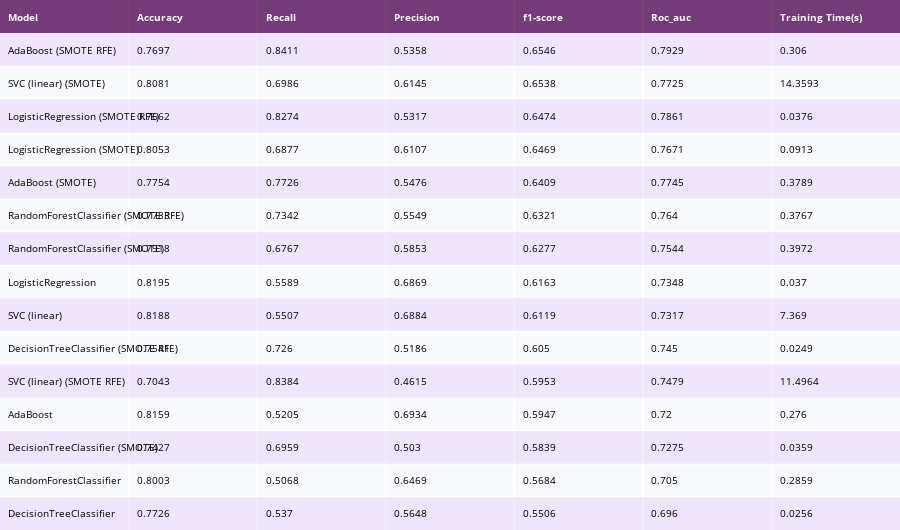

Notebook code for this chart:
### Code cell
sorted_df = performances_df.sort_values(by=['f1-score'], ascending=False)
colorscale = [[0, '#4d004c'],[.5, '#f2e5ff'],[1, '#ffffff']]

sorted_df.to_csv("models/performance.csv", float_format='%.3f')

table = ff.create_table(np.round(sorted_df, 4), colorscale=colorscale)
table.layout.font.size = 10
# for i in range(len(table.layout.annotations)):
#     if i == 0:
#         table.layout.annotations[i].font.size = 10
#     else:
#         table.layout.annotations[i].align = 'left'
plotly_py.iplot(table)

### Figure 1 — Plotly figure (JSON) as saved in the notebook; plotly's stock layout.template omitted (floating-point values rounded to 4 significant figures)
{"data": [{"colorscale": [[0, "#4d004c"], [0.5, "#f2e5ff"], [1, "#ffffff"]], "hoverinfo": "none", "opacity": 0.75, "showscale": false, "type": "heatmap", "z": [[0, 0, 0, 0, 0, 0, 0], [0.5, 0.5, 0.5, 0.5, 0.5, 0.5, 0.5], [1, 1, 1, 1, 1, 1, 1], [0.5, 0.5, 0.5, 0.5, 0.5, 0.5, 0.5], [1, 1, 1, 1, 1, 1, 1], [0.5, 0.5, 0.5, 0.5, 0.5, 0.5, 0.5], [1, 1, 1, 1, 1, 1, 1], [0.5, 0.5, 0.5, 0.5, 0.5, 0.5, 0.5], [1, 1, 1, 1, 1, 1, 1], [0.5, 0.5, 0.5, 0.5, 0.5, 0.5, 0.5], [1, 1, 1, 1, 1, 1, 1], [0.5, 0.5, 0.5, 0.5, 0.5, 0.5, 0.5], [1, 1, 1, 1, 1, 1, 1], [0.5, 0.5, 0.5, 0.5, 0.5, 0.5, 0.5], [1, 1, 1, 1, 1, 1, 1], [0.5, 0.5, 0.5, 0.5, 0.5, 0.5, 0.5]]}], "layout": {"annotations": [{"align": "left", "font": {"color": "#ffffff"}, "showarrow": false, "text": "<b>Model</b>", "x": -0.45, "xanchor": "left", "xref": "x", "y": 0, "yref": "y"}, {"align": "left", "font": {"color": "#ffffff"}, "showarrow": false, "text": "<b>Accuracy</b>", "x": 0.55, "xanchor": "left", "xref": "x", "y": 0, "yref": "y"}, {"align": "left", "font": {"color": "#ffffff"}, "showarrow": false, "text": "<b>Recall</b>", "x": 1.55, "xanchor": "left", "xref": "x", "y": 0, "yref": "y"}, {"align": "left", "font": {"color": "#ffffff"}, "showarrow": false, "text": "<b>Precision</b>", "x": 2.55, "xanchor": "left", "xref": "x", "y": 0, "yref": "y"}, {"align": "left", "font": {"color": "#ffffff"}, "showarrow": false, "text": "<b>f1-score</b>", "x": 3.55, "xanchor": "left", "xref": "x", "y": 0, "yref": "y"}, {"align": "left", "font": {"color": "#ffffff"}, "showarrow": false, "text": "<b>Roc_auc</b>", "x": 4.55, "xanchor": "left", "xref": "x", "y": 0, "yref": "y"}, {"align": "left", "font": {"color": "#ffffff"}, "showarrow": false, "text": "<b>Training Time(s)</b>", "x": 5.55, "xanchor": "left", "xref": "x", "y": 0, "yref": "y"}, {"align": "left", "font": {"color": "#000000"}, "showarrow": false, "text": "AdaBoost (SMOTE RFE)", "x": -0.45, "xanchor": "left", "xref": "x", "y": 1, "yref": "y"}, {"align": "left", "font": {"color": "#000000"}, "showarrow": false, "text": "0.7697", "x": 0.55, "xanchor": "left", "xref": "x", "y": 1, "yref": "y"}, {"align": "left", "font": {"color": "#000000"}, "showarrow": false, "text": "0.8411", "x": 1.55, "xanchor": "left", "xref": "x", "y": 1, "yref": "y"}, {"align": "left", "font": {"color": "#000000"}, "showarrow": false, "text": "0.5358", "x": 2.55, "xanchor": "left", "xref": "x", "y": 1, "yref": "y"}, {"align": "left", "font": {"color": "#000000"}, "showarrow": false, "text": "0.6546", "x": 3.55, "xanchor": "left", "xref": "x", "y": 1, "yref": "y"}, {"align": "left", "font": {"color": "#000000"}, "showarrow": false, "text": "0.7929", "x": 4.55, "xanchor": "left", "xref": "x", "y": 1, "yref": "y"}, {"align": "left", "font": {"color": "#000000"}, "showarrow": false, "text": "0.306", "x": 5.55, "xanchor": "left", "xref": "x", "y": 1, "yref": "y"}, {"align": "left", "font": {"color": "#000000"}, "showarrow": false, "text": "SVC (linear) (SMOTE)", "x": -0.45, "xanchor": "left", "xref": "x", "y": 2, "yref": "y"}, {"align": "left", "font": {"color": "#000000"}, "showarrow": false, "text": "0.8081", "x": 0.55, "xanchor": "left", "xref": "x", "y": 2, "yref": "y"}, {"align": "left", "font": {"color": "#000000"}, "showarrow": false, "text": "0.6986", "x": 1.55, "xanchor": "left", "xref": "x", "y": 2, "yref": "y"}, {"align": "left", "font": {"color": "#000000"}, "showarrow": false, "text": "0.6145", "x": 2.55, "xanchor": "left", "xref": "x", "y": 2, "yref": "y"}, {"align": "left", "font": {"color": "#000000"}, "showarrow": false, "text": "0.6538", "x": 3.55, "xanchor": "left", "xref": "x", "y": 2, "yref": "y"}, {"align": "left", "font": {"color": "#000000"}, "showarrow": false, "text": "0.7725", "x": 4.55, "xanchor": "left", "xref": "x", "y": 2, "yref": "y"}, {"align": "left", "font": {"color": "#000000"}, "showarrow": false, "text": "14.3593", "x": 5.55, "xanchor": "left", "xref": "x", "y": 2, "yref": "y"}, {"align": "left", "font": {"color": "#000000"}, "showarrow": false, "text": "LogisticRegression (SMOTE RFE)", "x": -0.45, "xanchor": "left", "xref": "x", "y": 3, "yref": "y"}, {"align": "left", "font": {"color": "#000000"}, "showarrow": false, "text": "0.7662", "x": 0.55, "xanchor": "left", "xref": "x", "y": 3, "yref": "y"}, {"align": "left", "font": {"color": "#000000"}, "showarrow": false, "text": "0.8274", "x": 1.55, "xanchor": "left", "xref": "x", "y": 3, "yref": "y"}, {"align": "left", "font": {"color": "#000000"}, "showarrow": false, "text": "0.5317", "x": 2.55, "xanchor": "left", "xref": "x", "y": 3, "yref": "y"}, {"align": "left", "font": {"color": "#000000"}, "showarrow": false, "text": "0.6474", "x": 3.55, "xanchor": "left", "xref": "x", "y": 3, "yref": "y"}, {"align": "left", "font": {"color": "#000000"}, "showarrow": false, "text": "0.7861", "x": 4.55, "xanchor": "left", "xref": "x", "y": 3, "yref": "y"}, {"align": "left", "font": {"color": "#000000"}, "showarrow": false, "text": "0.0376", "x": 5.55, "xanchor": "left", "xref": "x", "y": 3, "yref": "y"}, {"align": "left", "font": {"color": "#000000"}, "showarrow": false, "text": "LogisticRegression (SMOTE)", "x": -0.45, "xanchor": "left", "xref": "x", "y": 4, "yref": "y"}, {"align": "left", "font": {"color": "#000000"}, "showarrow": false, "text": "0.8053", "x": 0.55, "xanchor": "left", "xref": "x", "y": 4, "yref": "y"}, {"align": "left", "font": {"color": "#000000"}, "showarrow": false, "text": "0.6877", "x": 1.55, "xanchor": "left", "xref": "x", "y": 4, "yref": "y"}, {"align": "left", "font": {"color": "#000000"}, "showarrow": false, "text": "0.6107", "x": 2.55, "xanchor": "left", "xref": "x", "y": 4, "yref": "y"}, {"align": "left", "font": {"color": "#000000"}, "showarrow": false, "text": "0.6469", "x": 3.55, "xanchor": "left", "xref": "x", "y": 4, "yref": "y"}, {"align": "left", "font": {"color": "#000000"}, "showarrow": false, "text": "0.7671", "x": 4.55, "xanchor": "left", "xref": "x", "y": 4, "yref": "y"}, {"align": "left", "font": {"color": "#000000"}, "showarrow": false, "text": "0.0913", "x": 5.55, "xanchor": "left", "xref": "x", "y": 4, "yref": "y"}, {"align": "left", "font": {"color": "#000000"}, "showarrow": false, "text": "AdaBoost (SMOTE)", "x": -0.45, "xanchor": "left", "xref": "x", "y": 5, "yref": "y"}, {"align": "left", "font": {"color": "#000000"}, "showarrow": false, "text": "0.7754", "x": 0.55, "xanchor": "left", "xref": "x", "y": 5, "yref": "y"}, {"align": "left", "font": {"color": "#000000"}, "showarrow": false, "text": "0.7726", "x": 1.55, "xanchor": "left", "xref": "x", "y": 5, "yref": "y"}, {"align": "left", "font": {"color": "#000000"}, "showarrow": false, "text": "0.5476", "x": 2.55, "xanchor": "left", "xref": "x", "y": 5, "yref": "y"}, {"align": "left", "font": {"color": "#000000"}, "showarrow": false, "text": "0.6409", "x": 3.55, "xanchor": "left", "xref": "x", "y": 5, "yref": "y"}, {"align": "left", "font": {"color": "#000000"}, "showarrow": false, "text": "0.7745", "x": 4.55, "xanchor": "left", "xref": "x", "y": 5, "yref": "y"}, {"align": "left", "font": {"color": "#000000"}, "showarrow": false, "text": "0.3789", "x": 5.55, "xanchor": "left", "xref": "x", "y": 5, "yref": "y"}, {"align": "left", "font": {"color": "#000000"}, "showarrow": false, "text": "RandomForestClassifier (SMOTE RFE)", "x": -0.45, "xanchor": "left", "xref": "x", "y": 6, "yref": "y"}, {"align": "left", "font": {"color": "#000000"}, "showarrow": false, "text": "0.7783", "x": 0.55, "xanchor": "left", "xref": "x", "y": 6, "yref": "y"}, {"align": "left", "font": {"color": "#000000"}, "showarrow": false, "text": "0.7342", "x": 1.55, "xanchor": "left", "xref": "x", "y": 6, "yref": "y"}, {"align": "left", "font": {"color": "#000000"}, "showarrow": false, "text": "0.5549", "x": 2.55, "xanchor": "left", "xref": "x", "y": 6, "yref": "y"}, {"align": "left", "font": {"color": "#000000"}, "showarrow": false, "text": "0.6321", "x": 3.55, "xanchor": "left", "xref": "x", "y": 6, "yref": "y"}, {"align": "left", "font": {"color": "#000000"}, "showarrow": false, "text": "0.764", "x": 4.55, "xanchor": "left", "xref": "x", "y": 6, "yref": "y"}, {"align": "left", "font": {"color": "#000000"}, "showarrow": false, "text": "0.3767", "x": 5.55, "xanchor": "left", "xref": "x", "y": 6, "yref": "y"}, {"align": "left", "font": {"color": "#000000"}, "showarrow": false, "text": "RandomForestClassifier (SMOTE)", "x": -0.45, "xanchor": "left", "xref": "x", "y": 7, "yref": "y"}, {"align": "left", "font": {"color": "#000000"}, "showarrow": false, "text": "0.7918", "x": 0.55, "xanchor": "left", "xref": "x", "y": 7, "yref": "y"}, {"align": "left", "font": {"color": "#000000"}, "showarrow": false, "text": "0.6767", "x": 1.55, "xanchor": "left", "xref": "x", "y": 7, "yref": "y"}, {"align": "left", "font": {"color": "#000000"}, "showarrow": false, "text": "0.5853", "x": 2.55, "xanchor": "left", "xref": "x", "y": 7, "yref": "y"}, {"align": "left", "font": {"color": "#000000"}, "showarrow": false, "text": "0.6277", "x": 3.55, "xanchor": "left", "xref": "x", "y": 7, "yref": "y"}, {"align": "left", "font": {"color": "#000000"}, "showarrow": false, "text": "0.7544", "x": 4.55, "xanchor": "left", "xref": "x", "y": 7, "yref": "y"}, {"align": "left", "font": {"color": "#000000"}, "showarrow": false, "text": "0.3972", "x": 5.55, "xanchor": "left", "xref": "x", "y": 7, "yref": "y"}, {"align": "left", "font": {"color": "#000000"}, "showarrow": false, "text": "LogisticRegression", "x": -0.45, "xanchor": "left", "xref": "x", "y": 8, "yref": "y"}, {"align": "left", "font": {"color": "#000000"}, "showarrow": false, "text": "0.8195", "x": 0.55, "xanchor": "left", "xref": "x", "y": 8, "yref": "y"}, {"align": "left", "font": {"color": "#000000"}, "showarrow": false, "text": "0.5589", "x": 1.55, "xanchor": "left", "xref": "x", "y": 8, "yref": "y"}, {"align": "left", "font": {"color": "#000000"}, "showarrow": false, "text": "0.6869", "x": 2.55, "xanchor": "left", "xref": "x", "y": 8, "yref": "y"}, {"align": "left", "font": {"color": "#000000"}, "showarrow": false, "text": "0.6163", "x": 3.55, "xanchor": "left", "xref": "x", "y": 8, "yref": "y"}, {"align": "left", "font": {"color": "#000000"}, "showarrow": false, "text": "0.7348", "x": 4.55, "xanchor": "left", "xref": "x", "y": 8, "yref": "y"}, {"align": "left", "font": {"color": "#000000"}, "showarrow": false, "text": "0.037", "x": 5.55, "xanchor": "left", "xref": "x", "y": 8, "yref": "y"}, {"align": "left", "font": {"color": "#000000"}, "showarrow": false, "text": "SVC (linear)", "x": -0.45, "xanchor": "left", "xref": "x", "y": 9, "yref": "y"}, {"align": "left", "font": {"color": "#000000"}, "showarrow": false, "text": "0.8188", "x": 0.55, "xanchor": "left", "xref": "x", "y": 9, "yref": "y"}, {"align": "left", "font": {"color": "#000000"}, "showarrow": false, "text": "0.5507", "x": 1.55, "xanchor": "left", "xref": "x", "y": 9, "yref": "y"}, {"align": "left", "font": {"color": "#000000"}, "showarrow": false, "text": "0.6884", "x": 2.55, "xanchor": "left", "xref": "x", "y": 9, "yref": "y"}, {"align": "left", "font": {"color": "#000000"}, "showarrow": false, "text": "0.6119", "x": 3.55, "xanchor": "left", "xref": "x", "y": 9, "yref": "y"}, {"align": "left", "font": {"color": "#000000"}, "showarrow": false, "text": "0.7317", "x": 4.55, "xanchor": "left", "xref": "x", "y": 9, "yref": "y"}, {"align": "left", "font": {"color": "#000000"}, "showarrow": false, "text": "7.369", "x": 5.55, "xanchor": "left", "xref": "x", "y": 9, "yref": "y"}, {"align": "left", "font": {"color": "#000000"}, "showarrow": false, "text": "DecisionTreeClassifier (SMOTE RFE)", "x": -0.45, "xanchor": "left", "xref": "x", "y": 10, "yref": "y"}, {"align": "left", "font": {"color": "#000000"}, "showarrow": false, "text": "0.7541", "x": 0.55, "xanchor": "left", "xref": "x", "y": 10, "yref": "y"}, {"align": "left", "font": {"color": "#000000"}, "showarrow": false, "text": "0.726", "x": 1.55, "xanchor": "left", "xref": "x", "y": 10, "yref": "y"}, {"align": "left", "font": {"color": "#000000"}, "showarrow": false, "text": "0.5186", "x": 2.55, "xanchor": "left", "xref": "x", "y": 10, "yref": "y"}, {"align": "left", "font": {"color": "#000000"}, "showarrow": false, "text": "0.605", "x": 3.55, "xanchor": "left", "xref": "x", "y": 10, "yref": "y"}, {"align": "left", "font": {"color": "#000000"}, "showarrow": false, "text": "0.745", "x": 4.55, "xanchor": "left", "xref": "x", "y": 10, "yref": "y"}, {"align": "left", "font": {"color": "#000000"}, "showarrow": false, "text": "0.0249", "x": 5.55, "xanchor": "left", "xref": "x", "y": 10, "yref": "y"}, {"align": "left", "font": {"color": "#000000"}, "showarrow": false, "text": "SVC (linear) (SMOTE RFE)", "x": -0.45, "xanchor": "left", "xref": "x", "y": 11, "yref": "y"}, {"align": "left", "font": {"color": "#000000"}, "showarrow": false, "text": "0.7043", "x": 0.55, "xanchor": "left", "xref": "x", "y": 11, "yref": "y"}, {"align": "left", "font": {"color": "#000000"}, "showarrow": false, "text": "0.8384", "x": 1.55, "xanchor": "left", "xref": "x", "y": 11, "yref": "y"}, {"align": "left", "font": {"color": "#000000"}, "showarrow": false, "text": "0.4615", "x": 2.55, "xanchor": "left", "xref": "x", "y": 11, "yref": "y"}, {"align": "left", "font": {"color": "#000000"}, "showarrow": false, "text": "0.5953", "x": 3.55, "xanchor": "left", "xref": "x", "y": 11, "yref": "y"}, {"align": "left", "font": {"color": "#000000"}, "showarrow": false, "text": "0.7479", "x": 4.55, "xanchor": "left", "xref": "x", "y": 11, "yref": "y"}, {"align": "left", "font": {"color": "#000000"}, "showarrow": false, "text": "11.4964", "x": 5.55, "xanchor": "left", "xref": "x", "y": 11, "yref": "y"}, {"align": "left", "font": {"color": "#000000"}, "showarrow": false, "text": "AdaBoost", "x": -0.45, "xanchor": "left", "xref": "x", "y": 12, "yref": "y"}, {"align": "left", "font": {"color": "#000000"}, "showarrow": false, "text": "0.8159", "x": 0.55, "xanchor": "left", "xref": "x", "y": 12, "yref": "y"}, {"align": "left", "font": {"color": "#000000"}, "showarrow": false, "text": "0.5205", "x": 1.55, "xanchor": "left", "xref": "x", "y": 12, "yref": "y"}, {"align": "left", "font": {"color": "#000000"}, "showarrow": false, "text": "0.6934", "x": 2.55, "xanchor": "left", "xref": "x", "y": 12, "yref": "y"}, {"align": "left", "font": {"color": "#000000"}, "showarrow": false, "text": "0.5947", "x": 3.55, "xanchor": "left", "xref": "x", "y": 12, "yref": "y"}, {"align": "left", "font": {"color": "#000000"}, "showarrow": false, "text": "0.72", "x": 4.55, "xanchor": "left", "xref": "x", "y": 12, "yref": "y"}, {"align": "left", "font": {"color": "#000000"}, "showarrow": false, "text": "0.276", "x": 5.55, "xanchor": "left", "xref": "x", "y": 12, "yref": "y"}, {"align": "left", "font": {"color": "#000000"}, "showarrow": false, "text": "DecisionTreeClassifier (SMOTE)", "x": -0.45, "xanchor": "left", "xref": "x", "y": 13, "yref": "y"}, {"align": "left", "font": {"color": "#000000"}, "showarrow": false, "text": "0.7427", "x": 0.55, "xanchor": "left", "xref": "x", "y": 13, "yref": "y"}, {"align": "left", "font": {"color": "#000000"}, "showarrow": false, "text": "0.6959", "x": 1.55, "xanchor": "left", "xref": "x", "y": 13, "yref": "y"}, {"align": "left", "font": {"color": "#000000"}, "showarrow": false, "text": "0.503", "x": 2.55, "xanchor": "left", "xref": "x", "y": 13, "yref": "y"}, {"align": "left", "font": {"color": "#000000"}, "showarrow": false, "text": "0.5839", "x": 3.55, "xanchor": "left", "xref": "x", "y": 13, "yref": "y"}, {"align": "left", "font": {"color": "#000000"}, "showarrow": false, "text": "0.7275", "x": 4.55, "xanchor": "left", "xref": "x", "y": 13, "yref": "y"}, {"align": "left", "font": {"color": "#000000"}, "showarrow": false, "text": "0.0359", "x": 5.55, "xanchor": "left", "xref": "x", "y": 13, "yref": "y"}, {"align": "left", "font": {"color": "#000000"}, "showarrow": false, "text": "RandomForestClassifier", "x": -0.45, "xanchor": "left", "xref": "x", "y": 14, "yref": "y"}, {"align": "left", "font": {"color": "#000000"}, "showarrow": false, "text": "0.8003", "x": 0.55, "xanchor": "left", "xref": "x", "y": 14, "yref": "y"}, {"align": "left", "font": {"color": "#000000"}, "showarrow": false, "text": "0.5068", "x": 1.55, "xanchor": "left", "xref": "x", "y": 14, "yref": "y"}, {"align": "left", "font": {"color": "#000000"}, "showarrow": false, "text": "0.6469", "x": 2.55, "xanchor": "left", "xref": "x", "y": 14, "yref": "y"}, {"align": "left", "font": {"color": "#000000"}, "showarrow": false, "text": "0.5684", "x": 3.55, "xanchor": "left", "xref": "x", "y": 14, "yref": "y"}, {"align": "left", "font": {"color": "#000000"}, "showarrow": false, "text": "0.705", "x": 4.55, "xanchor": "left", "xref": "x", "y": 14, "yref": "y"}, {"align": "left", "font": {"color": "#000000"}, "showarrow": false, "text": "0.2859", "x": 5.55, "xanchor": "left", "xref": "x", "y": 14, "yref": "y"}, {"align": "left", "font": {"color": "#000000"}, "showarrow": false, "text": "DecisionTreeClassifier", "x": -0.45, "xanchor": "left", "xref": "x", "y": 15, "yref": "y"}, {"align": "left", "font": {"color": "#000000"}, "showarrow": false, "text": "0.7726", "x": 0.55, "xanchor": "left", "xref": "x", "y": 15, "yref": "y"}, {"align": "left", "font": {"color": "#000000"}, "showarrow": false, "text": "0.537", "x": 1.55, "xanchor": "left", "xref": "x", "y": 15, "yref": "y"}, {"align": "left", "font": {"color": "#000000"}, "showarrow": false, "text": "0.5648", "x": 2.55, "xanchor": "left", "xref": "x", "y": 15, "yref": "y"}, {"align": "left", "font": {"color": "#000000"}, "showarrow": false, "text": "0.5506", "x": 3.55, "xanchor": "left", "xref": "x", "y": 15, "yref": "y"}, {"align": "left", "font": {"color": "#000000"}, "showarrow": false, "text": "0.696", "x": 4.55, "xanchor": "left", "xref": "x", "y": 15, "yref": "y"}, {"align": "left", "font": {"color": "#000000"}, "showarrow": false, "text": "0.0256", "x": 5.55, "xanchor": "left", "xref": "x", "y": 15, "yref": "y"}], "font": {"size": 10}, "height": 530, "margin": {"b": 0, "l": 0, "r": 0, "t": 0}, "xaxis": {"dtick": 1, "gridwidth": 2, "showticklabels": false, "tick0": -0.5, "ticks": "", "zeroline": false}, "yaxis": {"autorange": "reversed", "dtick": 1, "gridwidth": 2, "showticklabels": false, "tick0": 0.5, "ticks": "", "zeroline": false}}}
